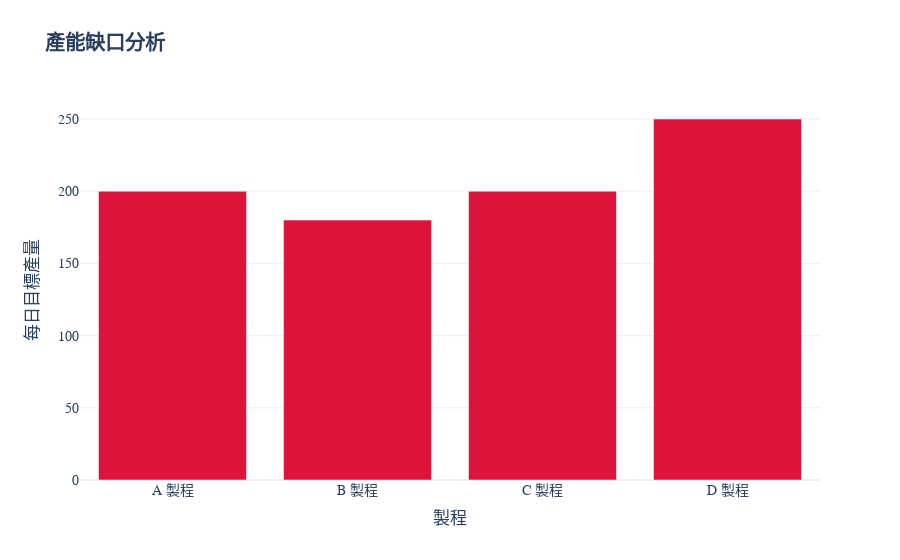

Notebook code for this chart:
### Code cell
## 產能缺口分析圖
# --- 圖表 1：產能缺口分析 ---
fig1 = go.Figure()

fig1.add_trace(go.Bar(
    x=list(target_output.keys()),
    y=list(target_output.values()),
    name='目標產量',
    marker_color='crimson' # 使用深紅色
))

fig1.update_layout(
    title_text='<b>產能缺口分析</b>',
    xaxis_title='製程',
    yaxis_title='每日目標產量',
    font=dict(family="Arial, Microsoft JhengHei, sans-serif", size=14) # 設定字體
)

fig1.show()

### Figure 1 — Plotly figure (JSON) as saved in the notebook; plotly's stock layout.template omitted (floating-point values rounded to 4 significant figures)
{"data": [{"marker": {"color": "crimson"}, "name": "目標產量", "type": "bar", "x": ["A 製程", "B 製程", "C 製程", "D 製程"], "y": [200, 180, 200, 250]}], "layout": {"font": {"family": "Arial, Microsoft JhengHei, sans-serif", "size": 14}, "title": {"text": "<b>產能缺口分析</b>"}, "xaxis": {"title": {"text": "製程"}}, "yaxis": {"title": {"text": "每日目標產量"}}}}
